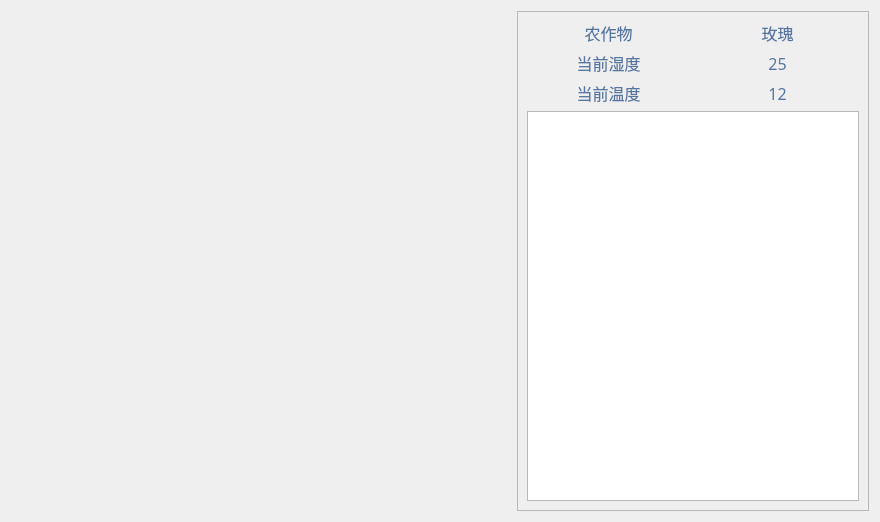
<?xml version="1.0" encoding="UTF-8"?>
<ui version="4.0">
 <class>device</class>
 <widget class="QWidget" name="device">
  <property name="geometry">
   <rect>
    <x>0</x>
    <y>0</y>
    <width>880</width>
    <height>518</height>
   </rect>
  </property>
  <property name="font">
   <font>
    <family>Ubuntu Mono</family>
    <pointsize>12</pointsize>
   </font>
  </property>
  <property name="windowTitle">
   <string>监控台---详细信息</string>
  </property>
  <property name="styleSheet">
   <string notr="true">color: rgb(86, 118, 162);</string>
  </property>
  <layout class="QHBoxLayout" name="horizontalLayout">
   <item>
    <widget class="QLabel" name="video_monitor">
     <property name="minimumSize">
      <size>
       <width>500</width>
       <height>500</height>
      </size>
     </property>
     <property name="maximumSize">
      <size>
       <width>500</width>
       <height>500</height>
      </size>
     </property>
     <property name="text">
      <string/>
     </property>
    </widget>
   </item>
   <item>
    <widget class="QFrame" name="frame">
     <property name="frameShape">
      <enum>QFrame::StyledPanel</enum>
     </property>
     <property name="frameShadow">
      <enum>QFrame::Raised</enum>
     </property>
     <layout class="QHBoxLayout" name="horizontalLayout_8">
      <item>
       <layout class="QVBoxLayout" name="verticalLayout">
        <item>
         <layout class="QHBoxLayout" name="horizontalLayout_5">
          <item>
           <widget class="QLabel" name="label_3">
            <property name="font">
             <font>
              <family>Tlwg Mono</family>
              <pointsize>12</pointsize>
             </font>
            </property>
            <property name="text">
             <string>农作物</string>
            </property>
            <property name="alignment">
             <set>Qt::AlignCenter</set>
            </property>
           </widget>
          </item>
          <item>
           <widget class="QLabel" name="name">
            <property name="font">
             <font>
              <family>Tlwg Mono</family>
              <pointsize>12</pointsize>
             </font>
            </property>
            <property name="text">
             <string>玫瑰</string>
            </property>
            <property name="alignment">
             <set>Qt::AlignCenter</set>
            </property>
           </widget>
          </item>
         </layout>
        </item>
        <item>
         <layout class="QHBoxLayout" name="horizontalLayout_6">
          <item>
           <widget class="QLabel" name="label_4">
            <property name="font">
             <font>
              <family>Tlwg Mono</family>
              <pointsize>12</pointsize>
             </font>
            </property>
            <property name="text">
             <string>当前湿度</string>
            </property>
            <property name="alignment">
             <set>Qt::AlignCenter</set>
            </property>
           </widget>
          </item>
          <item>
           <widget class="QLabel" name="current_temp">
            <property name="font">
             <font>
              <family>Tlwg Mono</family>
              <pointsize>12</pointsize>
             </font>
            </property>
            <property name="text">
             <string>25</string>
            </property>
            <property name="alignment">
             <set>Qt::AlignCenter</set>
            </property>
           </widget>
          </item>
         </layout>
        </item>
        <item>
         <layout class="QHBoxLayout" name="horizontalLayout_7">
          <item>
           <widget class="QLabel" name="label_5">
            <property name="font">
             <font>
              <family>Tlwg Mono</family>
              <pointsize>12</pointsize>
             </font>
            </property>
            <property name="text">
             <string>当前温度</string>
            </property>
            <property name="alignment">
             <set>Qt::AlignCenter</set>
            </property>
           </widget>
          </item>
          <item>
           <widget class="QLabel" name="current_hum">
            <property name="font">
             <font>
              <family>Tlwg Mono</family>
              <pointsize>12</pointsize>
             </font>
            </property>
            <property name="text">
             <string>12</string>
            </property>
            <property name="alignment">
             <set>Qt::AlignCenter</set>
            </property>
           </widget>
          </item>
         </layout>
        </item>
        <item>
         <widget class="QTextBrowser" name="information">
          <property name="html">
           <string>&lt;!DOCTYPE HTML PUBLIC &quot;-//W3C//DTD HTML 4.0//EN&quot; &quot;http://www.w3.org/TR/REC-html40/strict.dtd&quot;&gt;
&lt;html&gt;&lt;head&gt;&lt;meta name=&quot;qrichtext&quot; content=&quot;1&quot; /&gt;&lt;style type=&quot;text/css&quot;&gt;
p, li { white-space: pre-wrap; }
&lt;/style&gt;&lt;/head&gt;&lt;body style=&quot; font-family:'Sans Serif'; font-size:9pt; font-weight:400; font-style:normal;&quot;&gt;
&lt;p style=&quot;-qt-paragraph-type:empty; margin-top:0px; margin-bottom:0px; margin-left:0px; margin-right:0px; -qt-block-indent:0; text-indent:0px;&quot;&gt;&lt;br /&gt;&lt;/p&gt;&lt;/body&gt;&lt;/html&gt;</string>
          </property>
         </widget>
        </item>
       </layout>
      </item>
     </layout>
    </widget>
   </item>
  </layout>
 </widget>
 <resources/>
 <connections/>
</ui>
